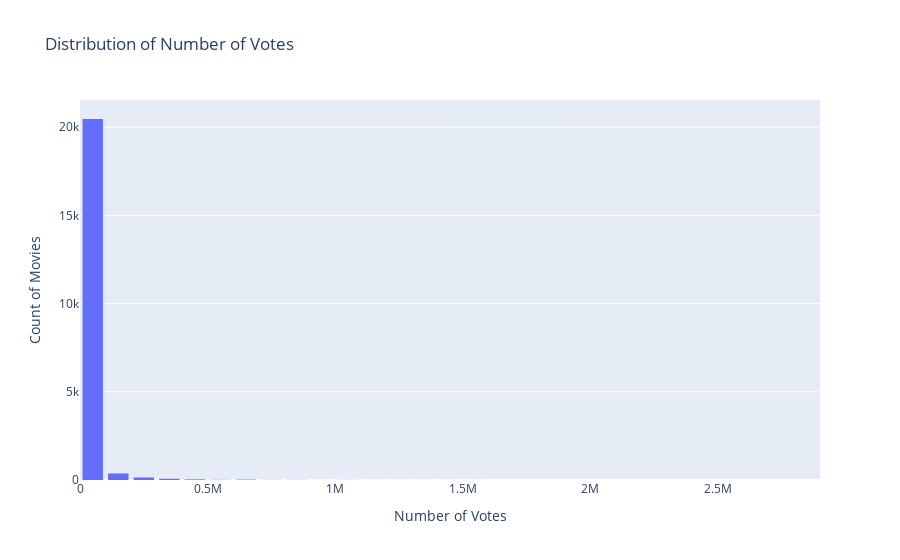

Notebook code for this chart:
### Code cell
fig = px.histogram(award_df, x='numVotes', nbins=50, title='Distribution of Number of Votes')

# Update layout if needed
fig.update_layout(
    xaxis_title='Number of Votes',
    yaxis_title='Count of Movies',
    bargap=0.2  # Gap between bars
)

# Show the plot
fig.show()

print(len(award_df[award_df['numVotes']>=500]))

### Figure 1 — Plotly figure (JSON) as saved in the notebook; plotly's stock layout.template omitted (floating-point values rounded to 4 significant figures; data arrays with more than 128 entries replaced by an {"elided": "..."} marker saying what was removed)
{"data": [{"alignmentgroup": "True", "bingroup": "x", "hovertemplate": "numVotes=%{x}<br>count=%{y}<extra></extra>", "legendgroup": "", "marker": {"color": "#636efa", "pattern": {"shape": ""}}, "name": "", "nbinsx": 50, "offsetgroup": "", "orientation": "v", "showlegend": false, "type": "histogram", "x": {"elided": "21164 int values"}, "xaxis": "x", "yaxis": "y"}], "layout": {"bargap": 0.2, "barmode": "relative", "legend": {"tracegroupgap": 0}, "title": {"text": "Distribution of Number of Votes"}, "xaxis": {"anchor": "y", "domain": [0, 1], "title": {"text": "Number of Votes"}}, "yaxis": {"anchor": "x", "domain": [0, 1], "title": {"text": "Count of Movies"}}}}
